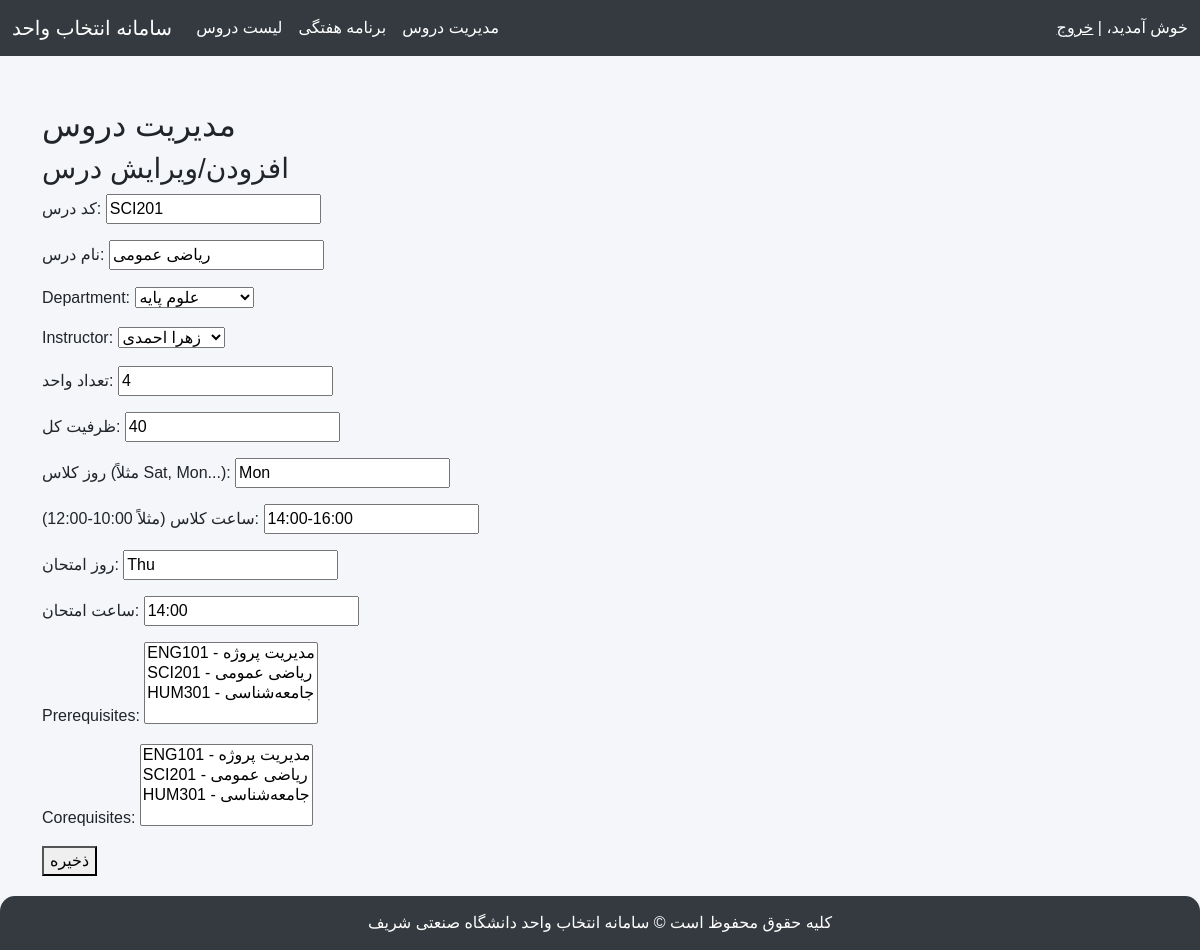
The page /manage/courses/edit/2/ (signed in) on the database its author committed.
### course_app/models.py (models this page shows, shortened)
class Course(models.Model):
    course_code = models.CharField(max_length=20, unique=True, verbose_name="کد درس")
    course_name = models.CharField(max_length=200, verbose_name="نام درس")
    department = models.ForeignKey(Department, on_delete=models.CASCADE, related_name='courses')
    instructor = models.ForeignKey(Instructor, on_delete=models.SET_NULL, null=True, blank=True)
    credits = models.PositiveIntegerField(default=3, verbose_name="تعداد واحد")
    capacity = models.PositiveIntegerField(default=30, verbose_name="ظرفیت کل")
    class_day = models.CharField(max_length=50, verbose_name="روز کلاس (مثلاً Sat, Mon...)")
    class_time = models.CharField(max_length=50, verbose_name="ساعت کلاس (مثلاً 10:00-12:00)")
    exam_day = models.CharField(max_length=50, verbose_name="روز امتحان", blank=True)
    exam_time = models.CharField(max_length=50, verbose_name="ساعت امتحان", blank=True)
    prerequisites = models.ManyToManyField('self', symmetrical=False, related_name='is_prerequisite_for', blank=True)
    corequisites = models.ManyToManyField('self', symmetrical=False, related_name='is_corequisite_for', blank=True)
    def __str__(self):
        return f"{self.course_code} - {self.course_name}"

### course_app/views.py (the view)
# urls.py: path('manage/courses/edit/<int:course_id>/', add_or_edit_course_view, name='edit_course'),
@login_required
@user_passes_test(is_admin)
def add_or_edit_course_view(request, course_id=None):
    if course_id:
        course = get_object_or_404(Course, id=course_id)
    else:
        course = None
    if request.method == 'POST':
        form = CourseForm(request.POST, instance=course)
        if form.is_valid():
            form.save()
            if course_id:
                messages.success(request, "درس با موفقیت ویرایش شد.")
            else:
                messages.success(request, "درس جدید با موفقیت افزوده شد.")
            return redirect('manage_courses')
    else:
        form = CourseForm(instance=course)
    return render(request, 'manage_courses.html', {'form': form, 'edit_mode': True})

### course_app/forms.py
class CourseForm(forms.ModelForm):
    class Meta:
        model = Course
        fields = [
            'course_code', 'course_name', 'department', 'instructor', 'credits',
            'capacity', 'class_day', 'class_time', 'exam_day', 'exam_time',
            'prerequisites', 'corequisites'
        ]

### course_app/models.py (called while the page is built)
    def __str__(self):
        return self.name

    def __str__(self):
        return f"{self.first_name} {self.last_name}"

### course_app/views.py (called while the page is built)
def is_admin(user):
    return user.is_staff or user.is_superuser

### course_app/templates/manage_courses.html (shortened to what this page needs)
{% extends 'base.html' %}
{% block content %}
<h2>مدیریت دروس</h2>
{% if edit_mode %}
<h3>افزودن/ویرایش درس</h3>
<form method="post">
    {{ form.as_p }}
    <button type="submit">ذخیره</button>
</form>
{% endif %}
{% endblock %}

### course_app/templates/base.html (style rules this page uses)
body { font-family: 'Vazir', sans-serif; background-color: #f4f6f9; }

### rows shown on the page
Course: course_code "SCI201", course_name "ریاضی عمومی", department "علوم پایه", instructor "زهرا احمدی", credits "4", capacity "40", class_day "Mon", class_time "14:00-16:00", exam_day "Thu", exam_time "14:00"
